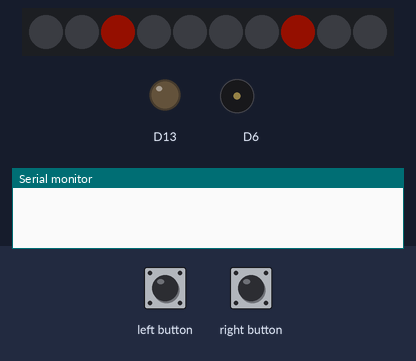
A sketch run on a simulated Adafruit Circuit Playground Express. Shown: 10 RGB LEDs in strip order, left to right, output pins drawn as LEDs (lit = HIGH), buzzer (waves = sounding), the last lines printed to the serial monitor. The inputs (shaded band) are chosen by the test bench. Dim RGB values are drawn brighter than linear; random numbers use the default seed unless the sketch sets one.

Above: at 3.2 s.
7.7 s: left button pressed for 0.15 s
At 8.3 s:
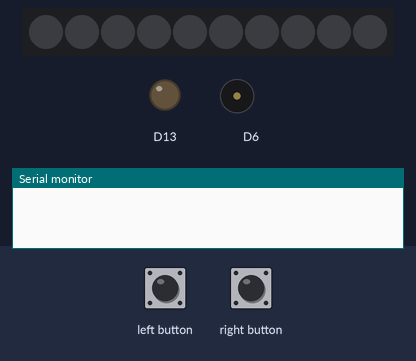
8.4 s: left button pressed for 3.2 s
At 11.51 s:
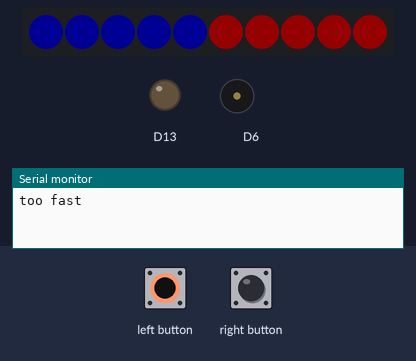
13.1 s: right button pressed for 1 s
At 16.2 s:
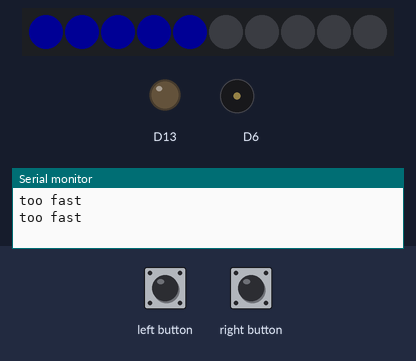
20.1 s: right button pressed for 3.2 s
At 22.55 s:
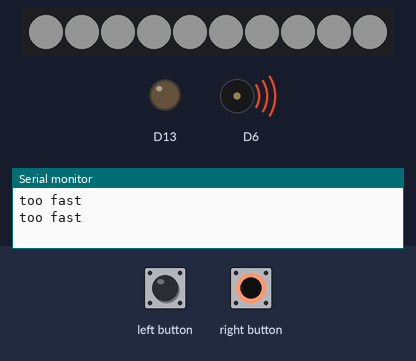
25.1 s: left button pressed for 1 s
Timing chart, 0 to 28.1 s (numbered marks = the images above; inputs shaded):
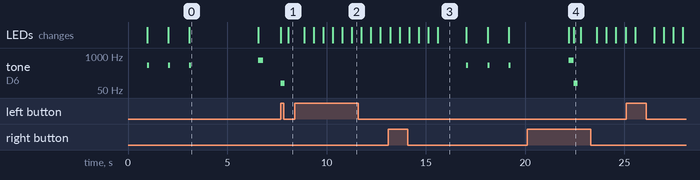

Measured:
- after the input at 7.7 s, tone on D6: silent → 90 Hz at once, → silent 0.20 s later; the LEDs: first change at once (image 1 shows a later state)
- by itself, tone on D6: plays 440 Hz for 0.10 s, 440 Hz for 0.10 s, 440 Hz for 0.10 s, 700 Hz for 0.25 s
- what the display in image 0 shows lasts 3.5 s, from 3.1 s to 6.6 s
- what the display in image 3 shows lasts 1.4 s, from 15.6 s to 17.0 s

The sketch:

DrawGame.ino
```cpp
#include <Adafruit_CircuitPlayground.h>
#include <Wire.h>
#include <SPI.h>
boolean shot = false;
String firstShot;
unsigned long timer = 0;
int INTERVAL = 100;

void setup() {
  // put your setup code here, to run once:
  CircuitPlayground.begin();
}

void reset(){

  shot = false;
  firstShot = "";
}
void setAllWhite(){
  for (int i = 0; i <= 9; i++){
  CircuitPlayground.setPixelColor(i,255,255,255);
  }
}
void setHalfBlue(){
   CircuitPlayground.setPixelColor(0,0,0,250);
   CircuitPlayground.setPixelColor(1,0,0,250);
   CircuitPlayground.setPixelColor(2,0,0,250);
   CircuitPlayground.setPixelColor(3,0,0,250);
   CircuitPlayground.setPixelColor(4,0,0,250);
}
void setHalfRed(){
  CircuitPlayground.setPixelColor(5,250,0,0);
  CircuitPlayground.setPixelColor(6,250,0,0);
  CircuitPlayground.setPixelColor(7,250,0,0);
  CircuitPlayground.setPixelColor(8,250,0,0);
  CircuitPlayground.setPixelColor(9,250,0,0);
}
void anim(){
  CircuitPlayground.clearPixels();
  setAllWhite();
  CircuitPlayground.playTone(90,200);
  delay(50);
  CircuitPlayground.clearPixels();
  //CircuitPlayground.playTone(150,50);
  delay(50);
  setAllWhite();
  //CircuitPlayground.playTone(150,50);
  delay(50);
  CircuitPlayground.clearPixels();
  //CircuitPlayground.playTone(150,50);
  delay(50);
  setAllWhite();
  //CircuitPlayground.playTone(150,50);
  delay(50);
  CircuitPlayground.clearPixels();
  delay(700);


}

void loop() {

    while(CircuitPlayground.leftButton() == false && CircuitPlayground.rightButton() == false){

     delay(480*2);
    CircuitPlayground.clearPixels();

    CircuitPlayground.setPixelColor(1,250,35,0);
    CircuitPlayground.setPixelColor(3,250,35,0);
    CircuitPlayground.setPixelColor(5,250,35,0);
    CircuitPlayground.setPixelColor(7,250,35,0);
    CircuitPlayground.setPixelColor(9,250,35,0);

    CircuitPlayground.setPixelColor(0,250,35,0);
    CircuitPlayground.setPixelColor(2,250,35,0);
    CircuitPlayground.setPixelColor(4,250,35,0);
    CircuitPlayground.setPixelColor(6,250,35,0);
    CircuitPlayground.setPixelColor(8,250,35,0);
    CircuitPlayground.playTone(440,100);

    delay(480*2);
    CircuitPlayground.clearPixels();
    CircuitPlayground.setPixelColor(1,250,35,0);
    CircuitPlayground.setPixelColor(3,250,35,0);
    CircuitPlayground.setPixelColor(7,250,35,0);
    CircuitPlayground.setPixelColor(2,250,35,0);
    CircuitPlayground.setPixelColor(6,250,35,0);
    CircuitPlayground.setPixelColor(8,250,35,0);
    CircuitPlayground.playTone(440,100);


    delay(480*2);

    CircuitPlayground.clearPixels();
    CircuitPlayground.setPixelColor(2,250,35,0);
    CircuitPlayground.setPixelColor(7,250,35,0);
     CircuitPlayground.playTone(440,100);         //play tone
   if (CircuitPlayground.leftButton() == false && CircuitPlayground.rightButton() == false){
     delay(random(480*2,480*8));

    CircuitPlayground.clearPixels();
    CircuitPlayground.playTone(700,250);
   }
   //play tone
    while(shot == false){
      //if (CircuitPlayground.leftButton()==true  && CircuitPlayground.rightButton()==true)

      if (CircuitPlayground.leftButton() == true){
         anim();
        shot = true;
        firstShot = "left";
        break;
      }
      else if (CircuitPlayground.rightButton()==true){
        anim();
        shot = true;
        firstShot = "right";
        break;


    }


    }
    if (firstShot.equals("left")){
      setHalfBlue();
      delay(480);
      CircuitPlayground.clearPixels();
      delay(480);
      setHalfBlue();
      delay(480);
      CircuitPlayground.clearPixels();
      delay(480);
      setHalfBlue();
      delay(480);
      reset();

    }
    else if (firstShot.equals("right")){
      setHalfRed();
      delay(480);
      CircuitPlayground.clearPixels();
      delay(480);
      setHalfRed();
      delay(480);
      CircuitPlayground.clearPixels();
      delay(480);
      setHalfRed();
      delay(480);
      reset();
    }

    }
    if(CircuitPlayground.leftButton() == true){
       Serial.println("too fast");
      setHalfRed();
      delay(480);
      CircuitPlayground.clearPixels();
      delay(480);
      setHalfRed();
      delay(480);
      CircuitPlayground.clearPixels();
      delay(480);
      setHalfRed();
      delay(480);
      reset();
    }
    else if (CircuitPlayground.rightButton() == true){
       Serial.println("too fast");
      setHalfBlue();
      delay(480);
      CircuitPlayground.clearPixels();
      delay(480);
      setHalfBlue();
      delay(480);
      CircuitPlayground.clearPixels();
      delay(480);
      setHalfBlue();
      delay(480);
      reset();
    }


}
```
